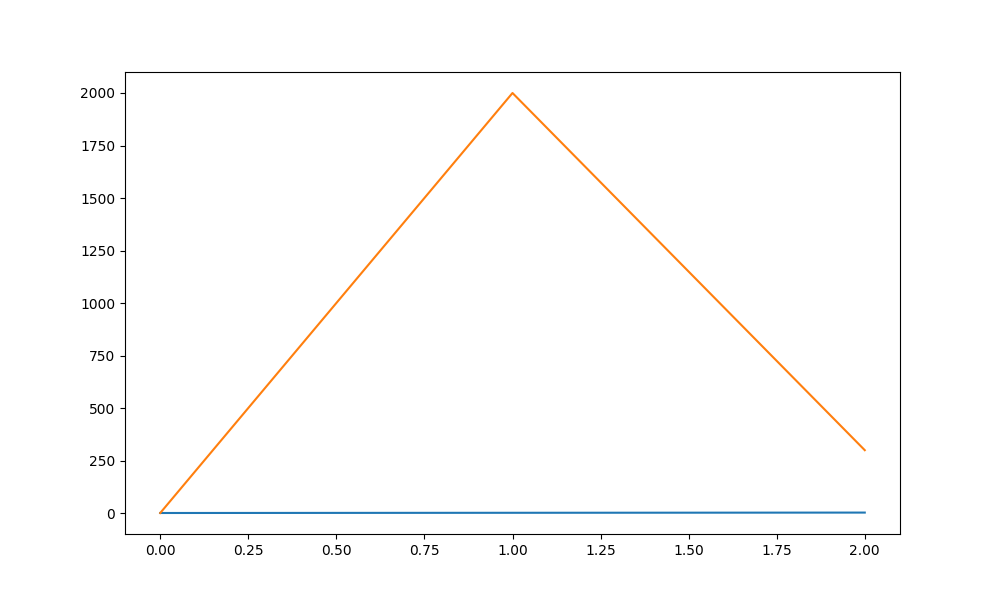

Reproduce this figure in Python.
import matplotlib.pyplot as plt

ep_latency_list = {"TF1": [1, 2, 3], "TF2": [1, 2000, 300]}
plt.figure(figsize=(10, 6))
for tc, val in ep_latency_list.items():    
    plt.plot(val, label=tc)

plt.savefig("draft.png")
